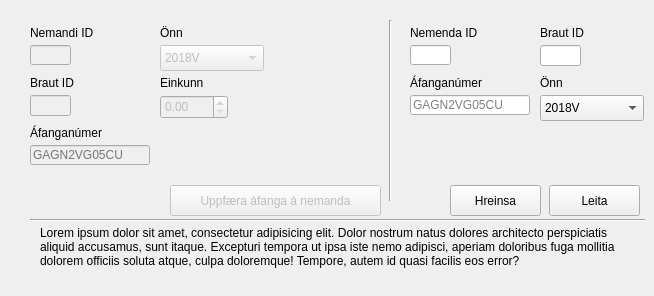
      <widget class="QWidget" name="studentcoursesTabUpdate">
       <attribute name="title">
        <string>Áfangi á nemanda</string>
       </attribute>
       <widget class="QLabel" name="label_143">
        <property name="geometry">
         <rect>
          <x>160</x>
          <y>20</y>
          <width>101</width>
          <height>20</height>
         </rect>
        </property>
        <property name="layoutDirection">
         <enum>Qt::LeftToRight</enum>
        </property>
        <property name="text">
         <string>Önn</string>
        </property>
        <property name="alignment">
         <set>Qt::AlignBottom|Qt::AlignLeading|Qt::AlignLeft</set>
        </property>
       </widget>
       <widget class="Line" name="line_37">
        <property name="geometry">
         <rect>
          <x>30</x>
          <y>210</y>
          <width>615</width>
          <height>20</height>
         </rect>
        </property>
        <property name="orientation">
         <enum>Qt::Horizontal</enum>
        </property>
       </widget>
       <widget class="QLabel" name="label_146">
        <property name="geometry">
         <rect>
          <x>160</x>
          <y>70</y>
          <width>101</width>
          <height>20</height>
         </rect>
        </property>
        <property name="layoutDirection">
         <enum>Qt::LeftToRight</enum>
        </property>
        <property name="text">
         <string>Einkunn</string>
        </property>
        <property name="alignment">
         <set>Qt::AlignBottom|Qt::AlignLeading|Qt::AlignLeft</set>
        </property>
       </widget>
       <widget class="QDoubleSpinBox" name="doubleSpinBox_2">
        <property name="enabled">
         <bool>false</bool>
        </property>
        <property name="geometry">
         <rect>
          <x>160</x>
          <y>95</y>
          <width>68</width>
          <height>24</height>
         </rect>
        </property>
        <property name="maximum">
         <double>10.000000000000000</double>
        </property>
       </widget>
       <widget class="QPushButton" name="pushButton_32">
        <property name="enabled">
         <bool>false</bool>
        </property>
        <property name="geometry">
         <rect>
          <x>170</x>
          <y>185</y>
          <width>211</width>
          <height>31</height>
         </rect>
        </property>
        <property name="sizePolicy">
         <sizepolicy hsizetype="Minimum" vsizetype="Fixed">
          <horstretch>0</horstretch>
          <verstretch>0</verstretch>
         </sizepolicy>
        </property>
        <property name="layoutDirection">
         <enum>Qt::LeftToRight</enum>
        </property>
        <property name="autoFillBackground">
         <bool>false</bool>
        </property>
        <property name="text">
         <string>Uppfæra áfanga á nemanda</string>
        </property>
        <property name="autoDefault">
         <bool>false</bool>
        </property>
        <property name="default">
         <bool>true</bool>
        </property>
        <property name="flat">
         <bool>false</bool>
        </property>
       </widget>
       <widget class="QComboBox" name="comboBox_23">
        <property name="enabled">
         <bool>false</bool>
        </property>
        <property name="geometry">
         <rect>
          <x>160</x>
          <y>45</y>
          <width>104</width>
          <height>26</height>
         </rect>
        </property>
        <item>
         <property name="text">
          <string>2018V</string>
         </property>
        </item>
        <item>
         <property name="text">
          <string>2018H</string>
         </property>
        </item>
        <item>
         <property name="text">
          <string>2019V</string>
         </property>
        </item>
        <item>
         <property name="text">
          <string>2019H</string>
         </property>
        </item>
        <item>
         <property name="text">
          <string>2020V</string>
         </property>
        </item>
        <item>
         <property name="text">
          <string>2020H</string>
         </property>
        </item>
        <item>
         <property name="text">
          <string>2021V</string>
         </property>
        </item>
        <item>
         <property name="text">
          <string>2021H</string>
         </property>
        </item>
        <item>
         <property name="text">
          <string>2022V</string>
         </property>
        </item>
        <item>
         <property name="text">
          <string>2022H</string>
         </property>
        </item>
        <item>
         <property name="text">
          <string>2023V</string>
         </property>
        </item>
        <item>
         <property name="text">
          <string>2023H</string>
         </property>
        </item>
       </widget>
       <widget class="QLabel" name="label_147">
        <property name="geometry">
         <rect>
          <x>40</x>
          <y>226</y>
          <width>591</width>
          <height>61</height>
         </rect>
        </property>
        <property name="text">
         <string>Lorem ipsum dolor sit amet, consectetur adipisicing elit. Dolor nostrum natus dolores architecto perspiciatis aliquid accusamus, sunt itaque. Excepturi tempora ut ipsa iste nemo adipisci, aperiam doloribus fuga mollitia dolorem officiis soluta atque, culpa doloremque! Tempore, autem id quasi facilis eos error?</string>
        </property>
        <property name="textFormat">
         <enum>Qt::AutoText</enum>
        </property>
        <property name="scaledContents">
         <bool>false</bool>
        </property>
        <property name="alignment">
         <set>Qt::AlignLeading|Qt::AlignLeft|Qt::AlignTop</set>
        </property>
        <property name="wordWrap">
         <bool>true</bool>
        </property>
       </widget>
       <widget class="QLabel" name="label_148">
        <property name="geometry">
         <rect>
          <x>30</x>
          <y>20</y>
          <width>101</width>
          <height>20</height>
         </rect>
        </property>
        <property name="layoutDirection">
         <enum>Qt::LeftToRight</enum>
        </property>
        <property name="text">
         <string>Nemandi ID</string>
        </property>
        <property name="alignment">
         <set>Qt::AlignBottom|Qt::AlignLeading|Qt::AlignLeft</set>
        </property>
       </widget>
       <widget class="QLineEdit" name="lineEdit_50">
        <property name="enabled">
         <bool>false</bool>
        </property>
        <property name="geometry">
         <rect>
          <x>30</x>
          <y>45</y>
          <width>41</width>
          <height>20</height>
         </rect>
        </property>
        <property name="focusPolicy">
         <enum>Qt::StrongFocus</enum>
        </property>
        <property name="text">
         <string/>
        </property>
        <property name="maxLength">
         <number>75</number>
        </property>
        <property name="placeholderText">
         <string/>
        </property>
       </widget>
       <widget class="QLineEdit" name="lineEdit_53">
        <property name="geometry">
         <rect>
          <x>410</x>
          <y>45</y>
          <width>41</width>
          <height>20</height>
         </rect>
        </property>
        <property name="inputMask">
         <string/>
        </property>
        <property name="text">
         <string/>
        </property>
        <property name="maxLength">
         <number>11</number>
        </property>
        <property name="placeholderText">
         <string/>
        </property>
       </widget>
       <widget class="QPushButton" name="pushButton_40">
        <property name="geometry">
         <rect>
          <x>549</x>
          <y>185</y>
          <width>91</width>
          <height>31</height>
         </rect>
        </property>
        <property name="text">
         <string>Leita</string>
        </property>
       </widget>
       <widget class="QLabel" name="label_167">
        <property name="geometry">
         <rect>
          <x>410</x>
          <y>20</y>
          <width>101</width>
          <height>20</height>
         </rect>
        </property>
        <property name="text">
         <string>Nemenda ID</string>
        </property>
        <property name="alignment">
         <set>Qt::AlignBottom|Qt::AlignLeading|Qt::AlignLeft</set>
        </property>
       </widget>
       <widget class="Line" name="line_45">
        <property name="geometry">
         <rect>
          <x>380</x>
          <y>20</y>
          <width>20</width>
          <height>181</height>
         </rect>
        </property>
        <property name="orientation">
         <enum>Qt::Vertical</enum>
        </property>
       </widget>
       <widget class="QLabel" name="label_173">
        <property name="geometry">
         <rect>
          <x>410</x>
          <y>70</y>
          <width>101</width>
          <height>20</height>
         </rect>
        </property>
        <property name="text">
         <string>Áfanganúmer</string>
        </property>
        <property name="alignment">
         <set>Qt::AlignBottom|Qt::AlignLeading|Qt::AlignLeft</set>
        </property>
       </widget>
       <widget class="QLineEdit" name="lineEdit_52">
        <property name="geometry">
         <rect>
          <x>410</x>
          <y>95</y>
          <width>120</width>
          <height>20</height>
         </rect>
        </property>
        <property name="inputMask">
         <string/>
        </property>
        <property name="text">
         <string/>
        </property>
        <property name="maxLength">
         <number>11</number>
        </property>
        <property name="placeholderText">
         <string>GAGN2VG05CU</string>
        </property>
       </widget>
       <widget class="QLabel" name="label_162">
        <property name="geometry">
         <rect>
          <x>540</x>
          <y>70</y>
          <width>101</width>
          <height>20</height>
         </rect>
        </property>
        <property name="layoutDirection">
         <enum>Qt::LeftToRight</enum>
        </property>
        <property name="text">
         <string>Önn</string>
        </property>
        <property name="alignment">
         <set>Qt::AlignBottom|Qt::AlignLeading|Qt::AlignLeft</set>
        </property>
       </widget>
       <widget class="QComboBox" name="comboBox_31">
        <property name="geometry">
         <rect>
          <x>540</x>
          <y>95</y>
          <width>104</width>
          <height>26</height>
         </rect>
        </property>
        <item>
         <property name="text">
          <string>2018V</string>
         </property>
        </item>
        <item>
         <property name="text">
          <string>2018H</string>
         </property>
        </item>
        <item>
         <property name="text">
          <string>2019V</string>
         </property>
        </item>
        <item>
         <property name="text">
          <string>2019H</string>
         </property>
        </item>
        <item>
         <property name="text">
          <string>2020V</string>
         </property>
        </item>
        <item>
         <property name="text">
          <string>2020H</string>
         </property>
        </item>
        <item>
         <property name="text">
          <string>2021V</string>
         </property>
        </item>
        <item>
         <property name="text">
          <string>2021H</string>
         </property>
        </item>
        <item>
         <property name="text">
          <string>2022V</string>
         </property>
        </item>
        <item>
         <property name="text">
          <string>2022H</string>
         </property>
        </item>
        <item>
         <property name="text">
          <string>2023V</string>
         </property>
        </item>
        <item>
         <property name="text">
          <string>2023H</string>
         </property>
        </item>
       </widget>
       <widget class="QLineEdit" name="lineEdit_36">
        <property name="enabled">
         <bool>false</bool>
        </property>
        <property name="geometry">
         <rect>
          <x>30</x>
          <y>95</y>
          <width>41</width>
          <height>21</height>
         </rect>
        </property>
        <property name="text">
         <string/>
        </property>
        <property name="maxLength">
         <number>11</number>
        </property>
        <property name="clearButtonEnabled">
         <bool>false</bool>
        </property>
       </widget>
       <widget class="QLabel" name="label_66">
        <property name="geometry">
         <rect>
          <x>30</x>
          <y>70</y>
          <width>101</width>
          <height>20</height>
         </rect>
        </property>
        <property name="layoutDirection">
         <enum>Qt::LeftToRight</enum>
        </property>
        <property name="text">
         <string>Braut ID</string>
        </property>
        <property name="alignment">
         <set>Qt::AlignBottom|Qt::AlignLeading|Qt::AlignLeft</set>
        </property>
       </widget>
       <widget class="QLineEdit" name="lineEdit_37">
        <property name="geometry">
         <rect>
          <x>540</x>
          <y>45</y>
          <width>41</width>
          <height>21</height>
         </rect>
        </property>
        <property name="text">
         <string/>
        </property>
        <property name="maxLength">
         <number>11</number>
        </property>
        <property name="clearButtonEnabled">
         <bool>false</bool>
        </property>
       </widget>
       <widget class="QLabel" name="label_67">
        <property name="geometry">
         <rect>
          <x>540</x>
          <y>20</y>
          <width>101</width>
          <height>20</height>
         </rect>
        </property>
        <property name="layoutDirection">
         <enum>Qt::LeftToRight</enum>
        </property>
        <property name="text">
         <string>Braut ID</string>
        </property>
        <property name="alignment">
         <set>Qt::AlignBottom|Qt::AlignLeading|Qt::AlignLeft</set>
        </property>
       </widget>
       <widget class="QLabel" name="label_172">
        <property name="geometry">
         <rect>
          <x>30</x>
          <y>120</y>
          <width>101</width>
          <height>20</height>
         </rect>
        </property>
        <property name="text">
         <string>Áfanganúmer</string>
        </property>
        <property name="alignment">
         <set>Qt::AlignBottom|Qt::AlignLeading|Qt::AlignLeft</set>
        </property>
       </widget>
       <widget class="QLineEdit" name="lineEdit_51">
        <property name="enabled">
         <bool>false</bool>
        </property>
        <property name="geometry">
         <rect>
          <x>30</x>
          <y>145</y>
          <width>120</width>
          <height>20</height>
         </rect>
        </property>
        <property name="inputMask">
         <string/>
        </property>
        <property name="text">
         <string/>
        </property>
        <property name="maxLength">
         <number>11</number>
        </property>
        <property name="placeholderText">
         <string>GAGN2VG05CU</string>
        </property>
       </widget>
       <widget class="QPushButton" name="pushButton_48">
        <property name="geometry">
         <rect>
          <x>450</x>
          <y>185</y>
          <width>91</width>
          <height>31</height>
         </rect>
        </property>
        <property name="text">
         <string>Hreinsa</string>
        </property>
       </widget>
      </widget>
